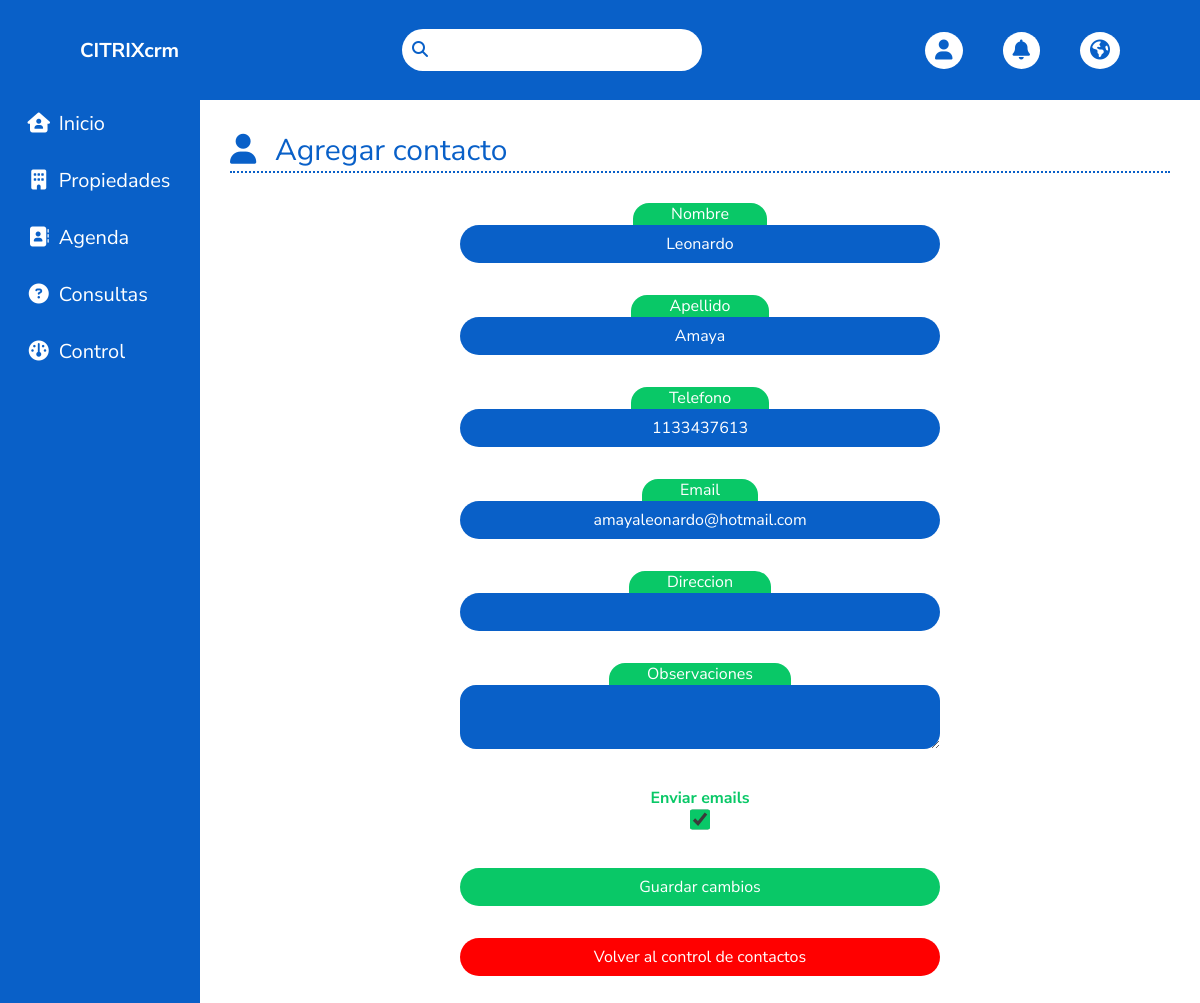
The app's page /admineditar.php?page=contacto&id=522 (signed in) with its own data.
### tables this page shows
CREATE TABLE `wp_contactos` (
  `id` bigint(20) unsigned NOT NULL AUTO_INCREMENT,
  `created` datetime DEFAULT NULL,
  `modified` datetime DEFAULT NULL,
  `created_by` int(10) unsigned NOT NULL DEFAULT '0',
  `modified_by` int(10) unsigned NOT NULL DEFAULT '0',
  `nombre` varchar(500) DEFAULT NULL,
  `apellido` varchar(500) DEFAULT NULL,
  `telefono` varchar(500) DEFAULT NULL,
  `celular` varchar(500) DEFAULT NULL,
  `email` varchar(500) DEFAULT NULL,
  `direccion` varchar(500) DEFAULT NULL,
  `localidad` varchar(500) DEFAULT NULL,
  `enviar_busquedas` varchar(500) DEFAULT '',
  `observaciones` varchar(500) DEFAULT NULL,
  `ciudad` varchar(500) DEFAULT NULL,
  `cod_postal` varchar(100) DEFAULT NULL,
  `conyuge` varchar(300) DEFAULT NULL,
  `conyuge_celular` varchar(300) DEFAULT NULL,
  `conyuge_email` varchar(300) DEFAULT NULL,
  `conyuge_tel` varchar(300) DEFAULT NULL,
  `conyuge_cel` varchar(300) DEFAULT NULL,
  `no_emails` tinyint(1) NOT NULL DEFAULT '0',
  `agente_asignado_id` bigint(20) unsigned NOT NULL DEFAULT '0',
  `ha_comprado` tinyint(1) unsigned NOT NULL DEFAULT '0',
  `medio_contacto_id` bigint(20) unsigned NOT NULL DEFAULT '0',
  PRIMARY KEY (`id`)
);

### admineditar.php (the view, shortened to what this page needs)
<?php include 'header.php' ?>
<?php include 'sidebar.php' ?>
<?php if($_GET["page"]=='contacto'){
    $sentencia = $connect->prepare("SELECT * FROM `wp_contactos` WHERE id= '".$_GET['id']."'") or die('query failed');
    $sentencia->execute();
    $list_contactos = $sentencia->fetchAll();
    foreach($list_contactos as $contacto){
        $editarId = $_GET['id'];
        $editarNombre = $contacto['nombre'];
        $editarApellido = $contacto['apellido'];
        $editarTelefono = $contacto['telefono'];
        $editarEmail = $contacto['email'];
        $editarDireccion = $contacto['direccion'];
        $editarNoEmails =  $contacto['no_emails'];
        $editarObservaciones = $contacto['observaciones'];
    }
?>
<main class="main" id="main">
    <div class="main__container">
        <div class="main__container__top">
            <div class="main__title"><i class="fa-solid fa-user main__h1--emoji"></i><h1 class="main__h1">Agregar contacto</h1></div>
        </div>
        <div class="main__decoration"></div>
            <div class="main__perfil">
                <form class="main__perfil__container" method="POST" action="backend/editar.php?page=contacto&id=<?php echo $editarId?>">
                    <div class="perfil__bloque">
                        <span class="perfil__bloque__fake-label">Nombre</span>
                        <div class="perfil__bloque__content">
                            <input type="text" name="nombre" class="perfil__bloque__content__nombre" required value="<?php echo $editarNombre;?>">
                        </div>
                    </div>
                    <div class="perfil__bloque">
                        <span class="perfil__bloque__fake-label">Apellido</span>
                        <div class="perfil__bloque__content">
                            <input type="text" name="apellido" class="perfil__bloque__content__apellido" value="<?php echo $editarApellido;?>">
                        </div>
                    </div>
                    <div class="perfil__bloque">
                        <span class="perfil__bloque__fake-label">Telefono</span>
                        <div class="perfil__bloque__content">
                            <input type="text" name="telefono" class="perfil__bloque__content__telefono-celular" value="<?php echo $editarTelefono;?>">
                        </div>
                    </div>
                    <div class="perfil__bloque">
                        <span class="perfil__bloque__fake-label">Email</span>
                        <div class="perfil__bloque__content">
                            <input type="text" name="email" class="perfil__bloque__content__email" value="<?php echo $editarEmail;?>">
                        </div>
                    </div>
                    <div class="perfil__bloque">
                        <span class="perfil__bloque__fake-label">Direccion</span>
                        <div class="perfil__bloque__content">
                            <input type="direccion" name="direccion" class="perfil__bloque__content__nombre" value="<?php echo $editarDireccion;?>">
                        </div>
                    </div>
                    <div class="perfil__bloque">
                        <span class="perfil__bloque__fake-label">Observaciones</span>
                        <div class="perfil__bloque__content--observaciones">
                            <textarea class="form__textarea content__textarea" name="observaciones" id=""><?php echo $editarObservaciones;?></textarea>
                        </div>
                    </div>
                    <div class="perfil__bloque">
                        <label class="perfil__bloque__label">Enviar emails</span>
                        <div class="perfil__bloque__content--submit">
                            <input class="form__checkbox content__checkbox" type="checkbox" name="no_emails" <?php if($editarNoEmails == 0){echo 'checked=check';};?> value="0">
                        </div>
                    </div>
                    <div class="perfil__bloque">
                        <div class="perfil__bloque__content--submit">
                            <input type="submit" class="perfil__bloque__content__submit" name="submit"  value="Guardar cambios">
                        </div>
                    </div>
                    <div class="perfil__bloque">
                        <div class="perfil__bloque__content--notsubmit">
                        <a class="perfil__bloque__content__notsubmit" href="controladmin.php?page=contacto">Volver al control de contactos</a>
                    </div>
            </div>
                </div>
            </div>
    </div>
<?php };?>
</body>
</html>

### global.css (style rules this page uses)
:root { --color-principal-scrollbar:#09c867; --color-secundario-scrollbar:#0960c8; --color-body-selection:#09c867; --color-principal-header:#0960c8 ; --color-secundario-header:white; --color-terciario-header:#09c867; --color-principal-sidebar:#0960c8; --color-secundario-sidebar:white; --color-terciario-sidebar:#09c867; --body-color: #aecdf3; --body-select-hover-checked:#09c86881; --color-principal-main:#0960c8; --color-secundario-main:#09c867; --color-terciario-main:white; }
body { min-height: 100vh; font-family: 'Nunito Sans', sans-serif; margin: 0 auto; }
a { text-decoration: none; }
.main { padding: 6.25em 0 0 12.5em; }
.main__container { min-height: 100vh; padding: 3%; background-color:white; }
.main__decoration { content: ''; width: 100%; border-top: 0.125em dotted var(--color-principal-main); }
textarea { min-height: 4em; }

### admineditar.css (style rules this page uses)
:root { --color-principal-scrollbar:#09c867; --color-secundario-scrollbar:#0960c8; --color-body-selection:#09c867; --color-principal-header:#0960c8 ; --color-secundario-header:white; --color-terciario-header:#09c867; --color-principal-sidebar:#0960c8; --color-secundario-sidebar:white; --color-terciario-sidebar:#09c867; --body-color: #aecdf3; --body-select-hover-checked:#09c86881; --color-principal-main:#0960c8; --color-secundario-main:#09c867; --color-terciario-main:white; }
.main__container__top { display: flex; flex-direction: row; justify-content: space-between; align-items: center; flex-wrap: wrap; }
.main__h1--emoji { color: var(--color-principal-main); font-size: 1.875em; margin-right:0.625em ; }
.main__h1 { display: inline-block; font-size: 1.875em; color: var(--color-principal-main); }
.main__perfil { margin: 1.875em 1em; }
.main__perfil__container { display: flex; flex-direction: column; gap: 2em; justify-content: center; align-items: center; width: 30em; margin: 0 auto; }
.perfil__bloque { width: 100%; text-align: center; }
.perfil__bloque__content { width: 100%; text-align: center; background-color: var(--color-principal-main); color: var(--color-terciario-main); border-radius: 1.25em; padding: .5em 1em; font-size: 1em; }
.perfil__bloque__content input { width: 100%; }
.perfil__bloque__content__submit { width: 100%; text-align: center; background-color: var(--color-secundario-main); color: var(--color-terciario-main); border-radius: 1.25em; padding: .5em 1em; font-size: 1em; }
.perfil__bloque__content__notsubmit { display: block; width: 100%; text-align: center; background-color: red; color: var(--color-terciario-main); border-radius: 1.25em; padding: .5em 1em; font-size: 1em; }
textarea { height: 100%; overflow: hidden; -webkit-appearance: textarea !important; -moz-appearance: textarea !important; -ms-appearance: textarea !important; -o-appearance: textarea !important; appearance: textarea !important; }
.perfil__bloque__fake-label { padding: 0 8%; border-top-right-radius:1em; border-top-left-radius:1em; text-align: center; margin: 0 auto; background-color: #09c867; color: white; }
.form__checkbox { width: 1.3em; height: 1.3em; -webkit-appearance: checkbox !important; -moz-appearance: checkbox !important; -ms-appearance: checkbox !important; -o-appearance: checkbox !important; appearance: checkbox !important; display: inline-block; }
.form__checkbox:checked { accent-color: var(--body-select-hover-checked); }
.perfil__bloque__label { color: var(--color-secundario-main); font-weight: bold; display: inline-block; }
.form__textarea { width: 100%; padding: 0.313em 1em; background-color: var(--color-principal-main); color: white; border-radius: 1em; overflow-wrap: break-word; resize: vertical; }

### records on screen
wp_contactos: nombre "Leonardo", apellido "Amaya", telefono "1133437613", email "amayaleonardo@hotmail.com", no_emails "☑"
